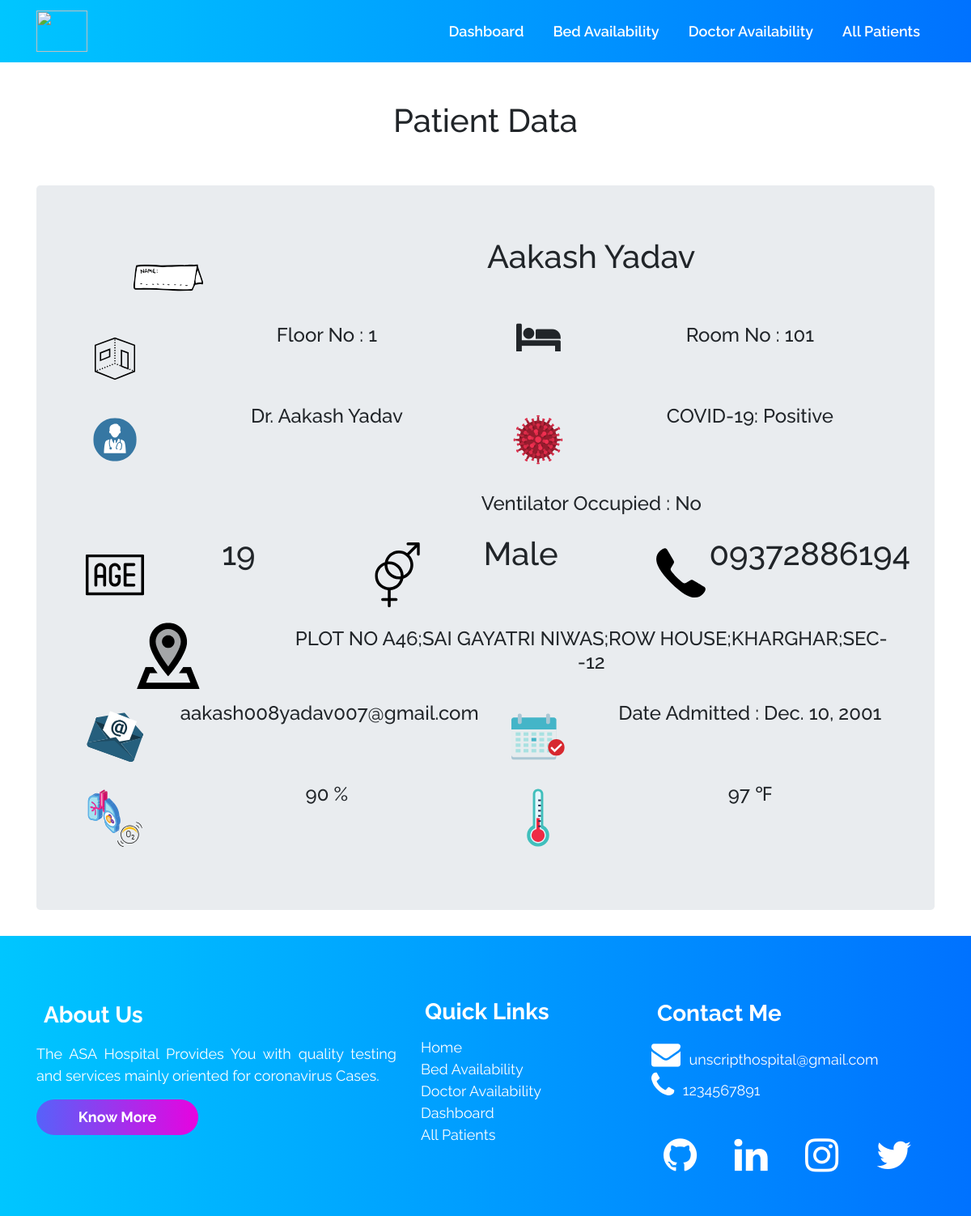
Page /patients/2/ on the committed database.
### accounts/models.py (models this page shows, shortened)
class Patient (models.Model):
    patient_id = models.AutoField(primary_key=True)
    name = models.CharField(max_length=100)
    age = models.IntegerField()
    gender = models.CharField(max_length=10)  # Male of Female
    phone = models.CharField(max_length=13)
    address = models.TextField(max_length=1000)
    email_id = models.EmailField(max_length=254)
    date_admitted = models.DateField(auto_now=False, auto_now_add=False)
    oxygen_level = models.IntegerField(default=90)
    temperature = models.IntegerField(default=97)
    decreased = models.BooleanField(default=False)
    doctor = models.ForeignKey(Doctor, on_delete=models.CASCADE, default="")
    covid_test_result = models.ForeignKey(
        Result, on_delete=models.CASCADE, default="")
    room_no_and_bed_no = models.ForeignKey(
        Room, on_delete=models.CASCADE, default="")

class Room (models.Model):
    floor_no = models.IntegerField(default=0)
    room_no = models.CharField(default="", max_length=500)
    ventilator = models.BooleanField(default=False)
    occupied = models.BooleanField(default=False)

class Doctor (models.Model):
    doctor_id = models.AutoField(primary_key=True)
    name = models.CharField(max_length=500, default="")
    phone = models.CharField(default="", max_length=500)
    experience_in_years = models.IntegerField(default=0)
    occupied = models.BooleanField(default=False)

class Result (models.Model):
    Covid_test = models.CharField(default="", max_length=500)

### accounts/views.py (the view)
# urls.py: path('patients/<int:myid>/', views.patients, name='patientspages'),
def patients(request, myid):
    patient = Patient.objects.filter(patient_id=myid)
    return render(request, 'patient.html', {'patient': patient[0]})

### templates/patient.html (shortened to what this page needs)
{% extends 'innerbase.html' %}
{% load static %}
{% block cssLinks %}
<link rel="stylesheet" href="{% static 'css/patient.css' %}">
{% endblock %}
{% block body %}
<div class="container">
    <br><br>
    <h1 class="text-center">Patient Data</h1>
    <br><br>
    <div class="jumbotron text-center">
        <div class="container align-items-center">
            <div class="row">
                <div class="col-md-3 "><img width="100" src="{% static 'svg/patient/1.svg' %}" alt="">
                </div>
                <div class="col-md-9">
                    <h1 class="heading">{{patient.name}}</h1>
                </div>
            </div>
            <div class="row">
                <div class="col-md">
                    <div class="row">
                        <div class="col-md-3 text-center">
                            <img width="100" src="{% static 'svg/patient/12.svg' %}" alt="">
                        </div>
                        <div class="col-md-9 ">
                            <h4>Floor No : {{patient.room_no_and_bed_no.floor_no}}</h4>
                        </div>
                    </div>
                </div>
                <div class="col-md">
                    <div class="row">
                        <div class="col-md-3 text-center">
                            <i class="fa fa-bed fa-3x"></i>
                        </div>
                        <div class="col-md-9 ">
                            <h4>Room No : {{patient.room_no_and_bed_no.room_no}}</h4>
                        </div>
                    </div>
                </div>
            </div>
            <div class="row">
                <div class="col-md">
                    <div class="row">
                        <div class="col-md-3 text-center"><img width="100" src="{% static 'svg/patient/10.svg' %}"
                                alt="">
                        </div>
                        <div class="col-md-9 ">
                            <h4>{{patient.doctor.name}}</h4>
                        </div>
                    </div>
                </div>
                <div class="col-md">
                    <div class="row">
                        <div class="col-md-3 text-center"><img width="100" src="{% static 'svg/patient/11.svg' %}"
                                alt="">
                        </div>
                        <div class="col-md-9 ">
                            <h4>COVID-19: {{patient.covid_test_result.Covid_test}}</h4>
                        </div>
                    </div>
                </div>
            </div>
            <div class="row">
                <div class="col-md-3 text-center"><img width="100"
                </div>
                <div class="col-md-9 ">
                    <h4>Ventilator Occupied :
                        {% if patient.room_no_and_bed_no.ventilator %} Yes {% else %} No {% endif %}
                    </h4>
                </div>
            </div>
            <div class="row">
                <div class="col-md">
                    <div class="row">
                        <div class="col-md-3 "><img width="100" src="{% static 'svg/patient/2.svg' %}" alt="">
                        </div>
                        <div class="col-md-9">
                            <h1 class="display-5 ">{{patient.age}}</h1>
                        </div>
                    </div>
                </div>
                <div class="col-md">
                    <div class="row">
                        <div class="col-md-3 "><img width="100" src="{% static 'svg/patient/3.svg' %}" alt="">
                        </div>
                        <div class="col-md-9">
                            <h1 class="display-5">{{patient.gender}}</h1>
                        </div>
                    </div>
                </div>
                <div class="col-md">
                    <div class="row">
                        <div class="col-md-3 "><img width="100" src="{% static 'svg/patient/4.svg' %}" alt="">
                        </div>
                        <div class="col-md-9">
                            <h1 class="display-5">{{patient.phone}}</h1>
                        </div>
                    </div>
                </div>
            </div>
            <div class="row">
                <div class="col-md-3 "><img width="100" src="{% static 'svg/patient/5.svg' %}" alt=""></div>
                <div class="col-md-9 overflow-auto">
                    <h4>{{patient.address}}</h4>
                </div>
            </div>
            <div class="row">
                <div class="col-md">
                    <div class="row">
                        <div class="col-md-3 "><img width="100" src="{% static 'svg/patient/6.svg' %}" alt=""></div>
                        <div class="col-md-9 overflow-auto">
                            <h4>{{patient.email_id}}</h4>
                        </div>
                    </div>
                </div>
                <div class="col-md">
                    <div class="row">
                        <div class="col-md-3 "><img width="100" src="{% static 'svg/patient/7.svg' %}" alt=""></div>
                        <div class="col-md-9 ">
                            <h4>Date Admitted : {{patient.date_admitted}}</h4>
                        </div>
                    </div>
                </div>
            </div>
            <div class="row">
                <div class="col-md">
                    <div class="row">
                        <div class="col-md-3 "><img width="100" src="{% static 'svg/patient/8.svg' %}" alt=""></div>
                        <div class="col-md-9 ">
                            <h4>{{patient.oxygen_level}} %</h4>
                        </div>
                    </div>
                </div>
                <div class="col-md">
                    <div class="row">
                        <div class="col-md-3 text-center"><img width="100" src="{% static 'svg/patient/9.svg' %}"
                                alt="">
                        </div>
                        <div class="col-md-9 ">
                            <h4>{{patient.temperature}} &#x2109;</h4>
                        </div>
                    </div>
                </div>
            </div>
        </div>
    </div>
</div>
{% endblock %}

### templates/innerbase.html (shortened to what this page needs)
{% load static %}
<!DOCTYPE html>
<html lang="en">
<head>
    <link rel="stylesheet" href="{% static 'css/base.css' %}">
    {% block cssLinks %}{% endblock %}
    <link rel="stylesheet" href="https://cdnjs.cloudflare.com/ajax/libs/font-awesome/4.7.0/css/font-awesome.min.css" />
    <link rel="stylesheet" href="https://stackpath.bootstrapcdn.com/bootstrap/4.5.0/css/bootstrap.min.css"
>
</head>
<body>
    <nav class="navbar navbar-expand-lg sticky-top ">
        <div class="container">
            <a class="navbar-brand" href="/">
                <section id="leftlogo">
                    <img src="https://res.cloudinary.com/dnv3ztqf1/image/upload/v1608906379/Images%20for%20UNSCRIPT%20ROOKIE/logos/navbarlogo_kn59xi.png"
                        width="100%" class="d-inline-block align-top" loading="lazy" />
                </section>
            </a>
            <div class="collapse navbar-collapse" id="navbarNav">
                <ul class="navbar-nav ml-auto">
                    <li class="link-background">
                        <a href="/dashboard" class="nav-link left">Dashboard</a>
                    </li>
                    <li class="link-background">
                        <a href="/bedavailability" class="nav-link left">Bed Availability</a>
                    </li>
                    <li class="link-background">
                        <a href="/doctoravailability" class="nav-link left">Doctor Availability</a>
                    </li>
                    <li class="link-background">
                        <a href="/allpatients" class="nav-link left">All Patients</a>
                    </li>
                </ul>
            </div>
        </div>
    </nav>
    {% block body %}{% endblock %}
    <div class="outer_box_for_waves">
        <section id="wavesbelownavbar">
        </section>
    </div>
    <div class="footer_bottom">
        <br /><br />
        <div class="container">
            <div class="row">
                <div class="col-md-5 footer_about_section">
                    <h3><b>About Us</b></h3>
                    <p class="text-justify about_footer">
                        The ASA Hospital Provides You with quality testing and
                        services mainly oriented for coronavirus Cases.
                    </p>
                    <a href="#"><button id="commonbuttons"><b>Know More</b></button></a>
                </div>
                <div class="col-md-3 footer_quicklinks_section">
                    <h3><b>Quick Links</b></h3>
                    <ul class="footer-links">
                        <li><a href="/">Home</a></li>
                        <li><a href="/bedavailability">Bed Availability</a></li>
                        <li><a href="/doctoravailability">Doctor Availability</a></li>
                        <li><a href="/dashboard">Dashboard</a></li>
                        <li><a href="/allpatients">All Patients</a></li>
                    </ul>
                </div>
                <div class=" col-md-4 footer_contact_section">
                    <h3><b>Contact Me</b></h3>
                    <ul class="footer-links">
                        <li>
                            <a href="mailto:aakashcoder1210@gmail.com?subject =Hello Aakash = Message"><i
                                    style="padding-right: 3%" class="fa fa-2x fa-envelope"
                                    aria-hidden="true"></i>unscripthospital@gmail.com</a>
                        </li>
                        <li>
                            <a href="tel:+91 1234567891"><i style="padding-right: 3%" class="fa fa-2x fa-phone"
                                    aria-hidden="true"></i>1234567891</a>
                        </li>
                    </ul>
                    <br />
                    <div class="container">
                        <div class="row">
                            <div class="col-sm-3">
                                <a href="https://github.com/AakashCode12" target="_blank"><i id="github"
                                        class="fa fa-3x fa-github" aria-hidden="true"></i></a>
                            </div>
                            <div class="col-sm-3">
                                <a href="https://www.linkedin.com/in/aakash-yadav-a30627190/" target="_blank"><i
                                        id="linkedin" class="fa fa-3x fa-linkedin" aria-hidden="true"></i></a>
                            </div>
                            <div class="col-sm-3">
                                <a href="https://www.instagram.com/aakash_igram/" target="_blank"><i id="instagram"
                                        class="fa fa-3x fa-instagram" aria-hidden="true"></i></a>
                            </div>
                            <div class="col-sm-3">
                                <a href="https://twitter.com/Aakashv0007" target="_blank"><i id="twitter"
                                        class="fa fa-3x fa-twitter" aria-hidden="true"></i></a>
                            </div>
                        </div>
                    </div>
                </div>
            </div>
        </div>
        <br /><br />
    </div>
</body>
</html>

### static/css/base.css (style rules this page uses)
* { margin: 0; padding: 0; font-family: "Raleway", sans-serif; scroll-behavior: smooth; }
.navbar a { color: rgb(255, 255, 255) !important; transition: all 0.3s ease-in-out; }
.footer_bottom a { color: rgb(255, 255, 255) !important; transition: all 0.3s ease-in-out; }
h3 { padding: 2% 2% 2% 2%; }
h4 { padding: 2% 0% 2% 0%; }
.navbar-nav li { padding: 0 10px; }
.navbar-nav li a { text-align: right; color: #fff; font-size: large; font-weight: 600; }
.navbar { background: -webkit-linear-gradient(right, #0072ff, #00c6ff); }
#leftlogo img { width: 63.48px; height: 51.24px; }
a.left { position: relative; }
a.left:before { content: ""; position: absolute; width: 0; height: 3px; bottom: 0; left: 0; background-color: rgb(255, 255, 255); visibility: hidden; transition: all 0.3s ease-in-out; }
#commonbuttons { padding: 2%; border: none; border-radius: 25px; color: white; font-size: 18px; background: -webkit-linear-gradient(right, hsl(302, 97%, 46%), #6156f9e3); width: 200px; transition: all 0.3s ease-in; border: none; }
.outer_box_for_waves { overflow: hidden; color: aliceblue; background: -webkit-linear-gradient(right, #0072ff, #00c6ff); }
.footer_bottom { background: -webkit-linear-gradient(right, #0072ff, #00c6ff); }
.footer_about_section h3 { color: #fff; }
.footer_quicklinks_section h3 { color: #fff; }
.footer_contact_section h3 { color: #fff; }
.footer_about_section p { color: #fff; }
.footer_about_section p { font-size: 18px; }
.footer-links li { list-style: none; font-size: 18px; }
.footer-links li a { text-decoration: wavy; }
#github { color: #ffffff; padding: 5% 0% 5% 0%; }
#linkedin { color: #ffffff; padding: 5% 0% 5% 0%; }
#instagram { color: #ffffff; padding: 5% 0% 5% 0%; }
#twitter { color: #ffffff; padding: 5% 0% 5% 0%; }

### rows in the picture
Patient: name "Aakash Yadav", room_no_and_bed_no.floor_no "1", room_no_and_bed_no.room_no "101", doctor.name "Dr. Aakash Yadav", covid_test_result.Covid_test "Positive", age "19", gender "Male", phone "09372886194", address "PLOT NO A46;SAI GAYATRI NIWAS;ROW HOUSE;KHARGHAR;SEC--12", email_id "aakash008yadav007@gmail.com", date_admitted "Dec. 10, 2001", oxygen_level "90", temperature "97"
